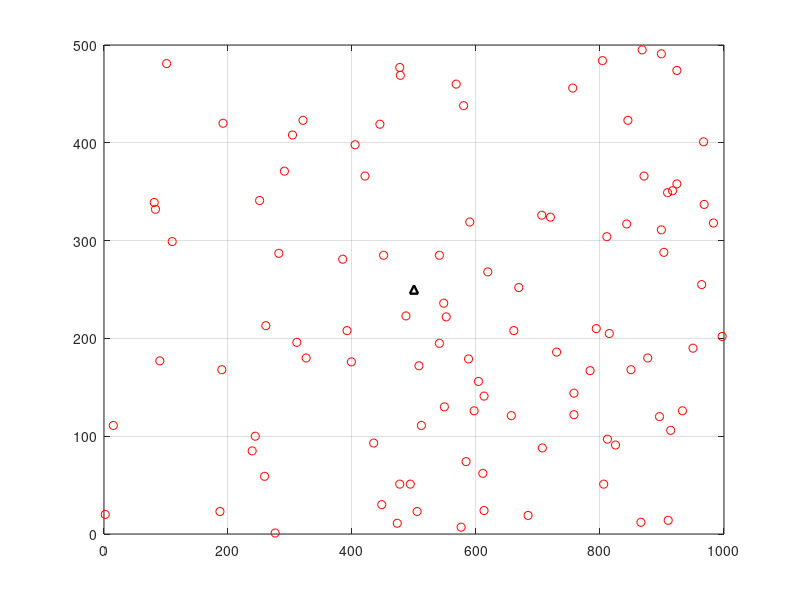

The MATLAB script that drew this image: (Note: this script raises an error after producing the figure.)
%%creation of a wsn
xm = 1000;
ym = 500;
n = 100;
initial = 0;
yfinal = 500;
rmax = 500;
Eele = 50*(10^-9);
Emp = 0.0013*(10^-12);
Efs = 10*(10^-12);
CHPS = 4000*(10^3);
CMPS = 200*(10^3);
R = 200;
rng('default');
xlocs = randi([1 1000],1,n);
ylocs = randi([1 500],1,n);
rnum = rand(1,n);
xsink = 500;
ysink = 250;
packets = 6000;
Packets(1:18) = 6000;
PKT2BS = 0;
TPKT2BS = 0;
TPKTS = 0;
TPKTS1 = 0;
TPKTS2 = 0;

figure
for i = 1:n
    plot(xlocs(i),ylocs(i),'ro','linewidth',0.2);
    S(i).xlocations = xlocs(i);
    S(i).ylocations = ylocs(i);
    S(i).Eo = 0.3;
    S(i).Er = S(i).Eo;
    S(i).type = 'N';
    S(i).G = 0;
    D(i) = sqrt((xsink - xlocs(i))^2 + (ysink - ylocs(i))^2);
    hold on;
    grid on;
end

plot(xsink,ysink,'k^','linewidth',1.7);
grid on;

S(n+1).xlocations = xsink;
S(n+1).ylocations = ysink;

%making grids
xlocs = cat(2,xlocs,xsink);
ylocs = cat(2,ylocs,ysink);

r = R/sqrt(5);
gridtype = grids(r,n,xlocs,ylocs,initial,yfinal);
Eo = 0.3;
for i2 = 1:n
    S(i2).gridtype = gridtype(i2);
    S(i2).rnum = rnum(i2);
    Er(i2) = Eo;
end

ugt = unique(gridtype);

%gt = 1;
%selection of cluster heads
for rmax = 1:2
 %   rmax    
for gt = 1:length(ugt)
    CH(gt) = clusterhead(gridtype,n,rnum,Eo,Er,gt);
end

for ii = 1:length(CH)
    S(CH(ii)).type = 'CH';
end

%gaussian integer
ii3 = 1;
for ii1 = 1:6
    for ii2  = 1:3
        GI(ii3) = ii1+ii2*j;
        d(ii3) = gcd(ii1,ii2);
        f(ii3) = ((ii1^2)+(ii2^2))/d(ii3);
        ii3 = ii3+1;
    end
end

%Routing Paths
sink = 101;
CHBS = cat(2,CH,sink);
[Xmin,Ymin,XminI,YminI,XminID,YminID] = Paths(xlocs,ylocs,CHBS);

%%Fault Detection
[Packets,PKT2BS,PKTS,PKTS2,PKTS1,NPackets] = FaultDetection(Packets,CH,gridtype,n);
end
